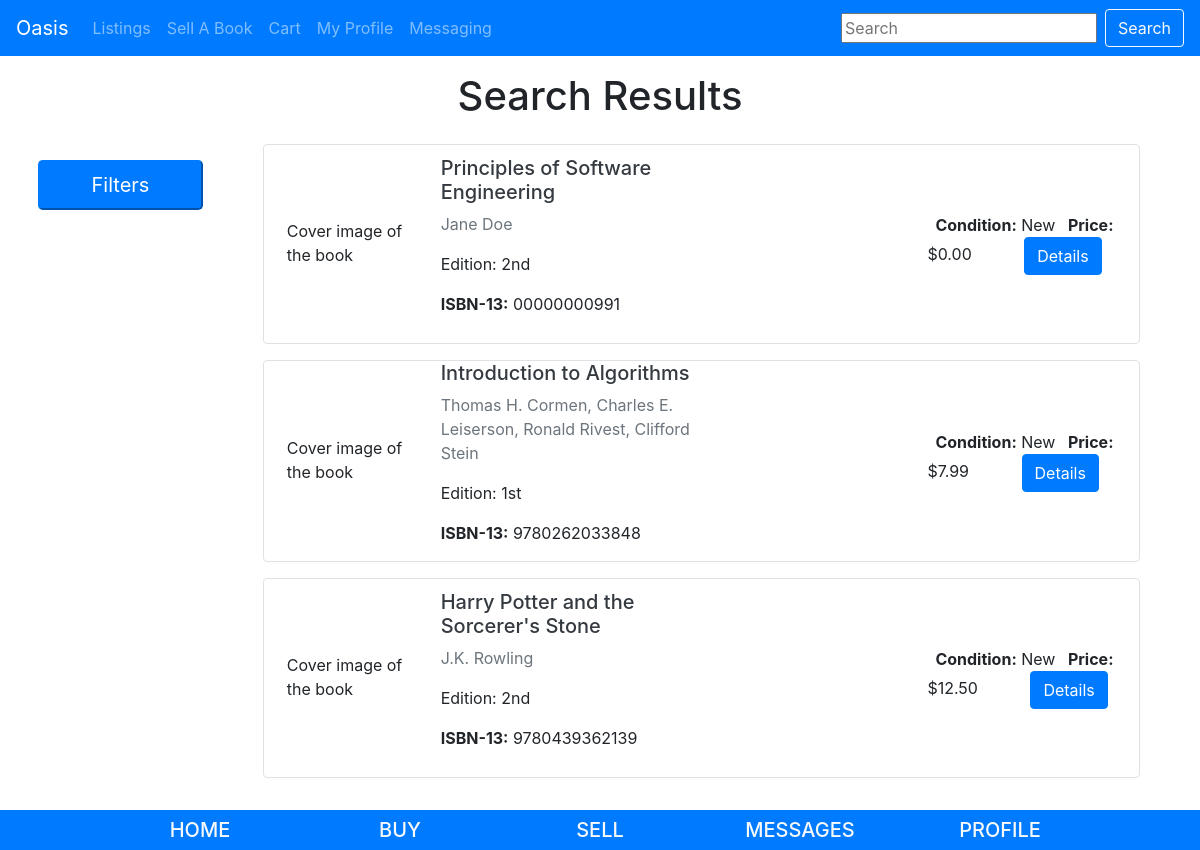
Before: /pages/listings/ with the older database file.
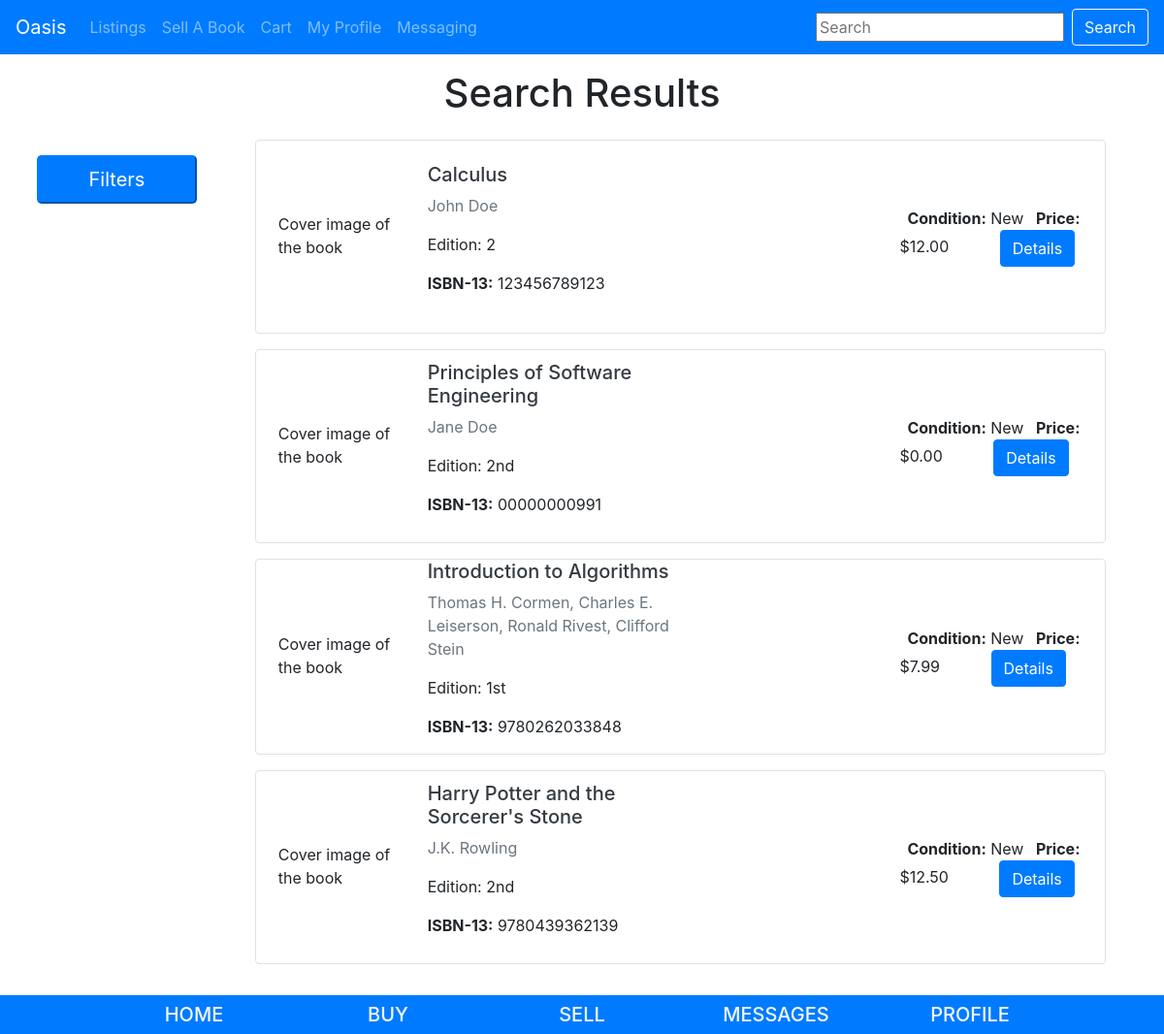
After: the same page with the newer database file.
### pages/models.py (models this page shows, shortened)
class Listing(models.Model):
    id = models.UUIDField(primary_key=True, default=uuid.uuid4, help_text='unique id for this listing')
    book = models.ForeignKey('Book', on_delete=models.RESTRICT, null=True)
    date_added = models.DateTimeField(auto_now_add=True)
    user = models.ForeignKey(User,
                        default = 1,
                        null = True,
                        on_delete = models.SET_NULL
                        )
    price= models.DecimalField(max_digits=10, decimal_places=2)
    hide_listing = models.BooleanField(default=False)
    times_reported = models.SmallIntegerField(default=0)
    report = models.ForeignKey('ReportListing',null = True, on_delete = models.SET_NULL)
    condition = models.CharField(
        max_length=1,
        choices=CONDITION,
        blank=True,
        default=1,
        help_text='Book condition',
    )
    class Meta:
        ordering = ['-date_added']
    def get_absolute_url(self):
        return reverse('listings-detail', args=[str(self.id)])

class Book(models.Model):
    title = models.CharField(max_length=200)
    author = models.CharField(max_length=100)
    isbn = models.CharField('ISBN', max_length=13, unique=True, help_text='13 Character <a href="https://www.isbn-international.org/content/what-isbn">ISBN number</a>')
    edition = models.CharField(max_length=5) #length here assumes no more than 999th edition -- seems like a reasonable assumption
    pub_year = models.SmallIntegerField()

### pages/views.py (the view)
# urls.py: path('listings/', views.ListingView.as_view(), name='listings'),
class ListingView(generic.ListView):
    model = Listing
    context_object_name = 'listing_view'
    queryset = Listing.objects.all()
    template_name = 'listings_view.html'  # Specify your own template name/location
    def get_queryset(self, *args, **kwargs):
        val = self.request.GET.get("q")
        if val:
            queryset = Listing.objects.filter(
                Q(book__title__icontains=val) |
                Q(book__author__icontains=val) |
                Q(book__isbn__icontains=val)
                ).distinct()
            for i in NumSearch.objects.all():
                i.count = i.count + 1
                i.save()
        else:
            queryset = Listing.objects.all()
        return queryset

### cart/context_processors.py (called while the page is built)
def cart(request):
     return {'cart': Cart(request)}

### pages/templates/listings_view.html (shortened to what this page needs)
{% extends "base.html" %}
{% block content %}
<div class="text-center">
  <h1>Search Results</h1>
</div>
<div class="row">
  <div class="col-12 col-lg-12 py-2 mx-auto">
  </div>
</div>
<div class="row mx-auto">
  <div class="col-lg-2 ml-2 py-2 my-2">
    <button class="btn-lg btn-primary mb-2 w-100" type="button" data-toggle="collapse" data-target="#filters" aria-expanded="false" aria-controls="collapseExample">
      Filters
    </button>
    </div>
  </div>
  {% if object_list %}
  <div class="col-lg-9 col-md-10 col-sm-12 mx-auto">
    {% for object in object_list %}
    {% if object.hide_listing is False %}
      <div class="row border rounded mb-3" style="min-height: 200px;">
        <div class="col-lg-2 col-md-2 col-sm-12 mx-2 my-auto" style="min-height: 50px;">
          Cover image of the book
        </div>
        <div class="col-lg-4 col-md-5 col-sm-12 my-auto mr-auto">
          <a class="text-decoration-none text-dark" href="{{ object.get_absolute_url }}" ><h5> {{ object.book.title }}</h5></a>
          <p class="text-muted"> {{ object.book.author }}</p>
          <p> Edition: {{ object.book.edition }}</p>
          <p><strong>ISBN-13:</strong> {{ object.book.isbn }}</p>
        </div>
        <div class="my-auto mr-2 col-lg-3 col-md-3 col-sm-12">
          <span class="mx-2"><strong>Condition:</strong> {{object.get_condition_display}}</span>
          <span><strong>Price:</strong> ${{ object.price}}</span>
          <a href="{{ object.get_absolute_url }}" class="btn btn-primary ml-5">Details</a>
        </div>
      </div>
      {% endif %}
      {% endfor %}
    </div>
  </div>
  {% else %}
  <p>There are no current listings.</p>
  {% endif %}
{% endblock %}

Changed rows visible on the page:
added Listing: book "Calculus", book.author "John Doe", book.edition "2", book.isbn "123456789123", condition "New", price "12.00"
